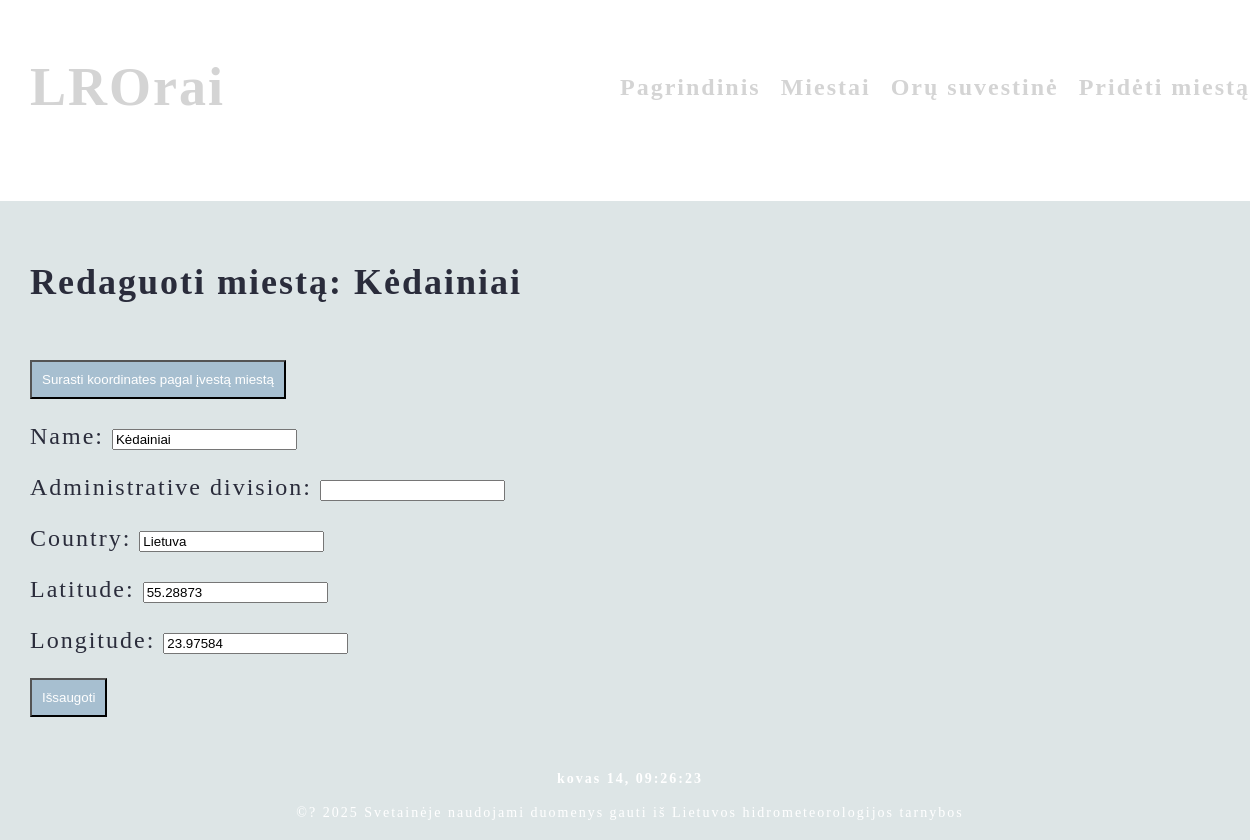
The page /orai/edit/25 on the database as committed earlier.
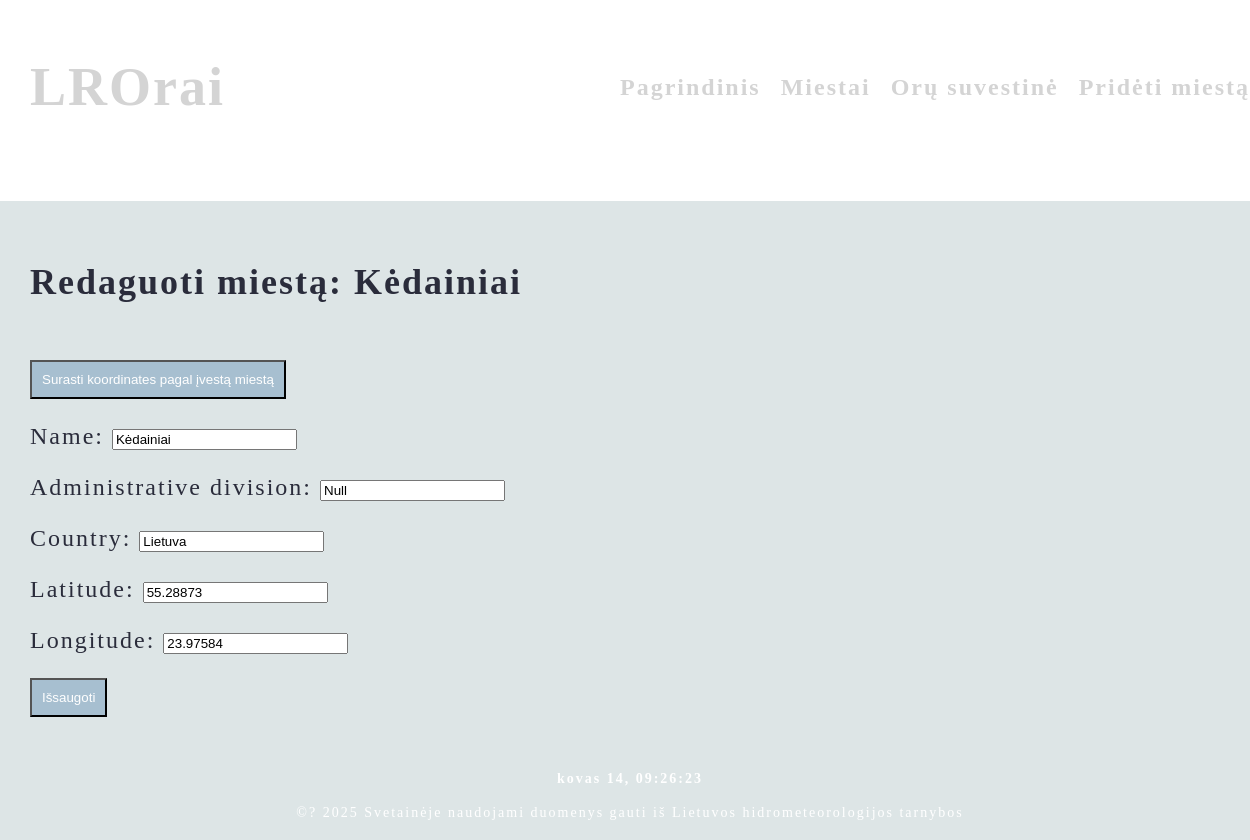
The same page on the database as committed later.
### weathers/models.py (models this page shows, shortened)
class City(models.Model):
    name = models.CharField(max_length=50, default='', blank=True, unique=True)
    country = models.CharField(max_length=50, blank=True, null=True)
    administrative_division = models.CharField(max_length=80, blank=True, null=True)
    latitude = models.FloatField(default=0)
    longitude = models.FloatField(default=0)
    class Meta:
        ordering = ["name"]

### weathers/views.py (the view)
# urls.py: path("edit/<int:pk>", views.edit_city, name="edit_city"),
def edit_city(request, pk):
    city = get_object_or_404(City, pk=pk)
    if request.method == "POST":
        form = CityForm(request.POST, instance=city)
        if form.is_valid():
            form.save()
            return redirect("weathers:summary")
    else:
        form = CityForm(instance=city)
    return render(request, "weathers/edit_city.html", {"form": form, "city": city})

### weathers/forms.py
class CityForm(forms.ModelForm):
    class Meta:
        model = City
        fields = ["name", "administrative_division", "country", "latitude", "longitude"]

### weathers/views.py (called while the page is built)
def footer_context(request):
    return {"current_date": now()}

### weathers/templates/weathers/edit_city.html (shortened to what this page needs)
{% extends "main.html" %}
{% load static %}
{% block content %}
<div class="editCityContainer">
    <h2>Redaguoti miestą: {{ city.name }}</h2>
    <br>
    <button type="button" onclick="fetchCoordinates()" class="submit">Surasti koordinates pagal įvestą miestą</button>
    <form method="POST">
        {{ form.as_p }}
        <button class="cityButtons submit" type="submit">Išsaugoti</button>
    </form>
</div>
{% endblock %}

Rows that differ between the two databases and show on the page:
changed City "Kėdainiai": administrative_division (not shown) → "Null"
